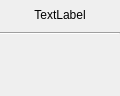
<?xml version="1.0" encoding="UTF-8"?>
<ui version="4.0">
 <class>NodeBase</class>
 <widget class="QWidget" name="NodeBase">
  <property name="geometry">
   <rect>
    <x>0</x>
    <y>0</y>
    <width>120</width>
    <height>96</height>
   </rect>
  </property>
  <property name="minimumSize">
   <size>
    <width>120</width>
    <height>96</height>
   </size>
  </property>
  <property name="maximumSize">
   <size>
    <width>129</width>
    <height>100</height>
   </size>
  </property>
  <property name="windowTitle">
   <string>Form</string>
  </property>
  <property name="windowOpacity">
   <double>1.000000000000000</double>
  </property>
  <layout class="QVBoxLayout" name="verticalLayout">
   <property name="spacing">
    <number>4</number>
   </property>
   <property name="leftMargin">
    <number>0</number>
   </property>
   <property name="topMargin">
    <number>2</number>
   </property>
   <item>
    <widget class="QLabel" name="NodeTitleLabel">
     <property name="minimumSize">
      <size>
       <width>120</width>
       <height>26</height>
      </size>
     </property>
     <property name="maximumSize">
      <size>
       <width>16777215</width>
       <height>26</height>
      </size>
     </property>
     <property name="text">
      <string>TextLabel</string>
     </property>
     <property name="alignment">
      <set>Qt::AlignCenter</set>
     </property>
     <property name="wordWrap">
      <bool>true</bool>
     </property>
    </widget>
   </item>
   <item>
    <widget class="Line" name="line">
     <property name="minimumSize">
      <size>
       <width>120</width>
       <height>2</height>
      </size>
     </property>
     <property name="orientation">
      <enum>Qt::Horizontal</enum>
     </property>
    </widget>
   </item>
   <item>
    <spacer name="verticalSpacer">
     <property name="orientation">
      <enum>Qt::Vertical</enum>
     </property>
     <property name="sizeHint" stdset="0">
      <size>
       <width>20</width>
       <height>40</height>
      </size>
     </property>
    </spacer>
   </item>
  </layout>
 </widget>
 <resources/>
 <connections/>
</ui>
